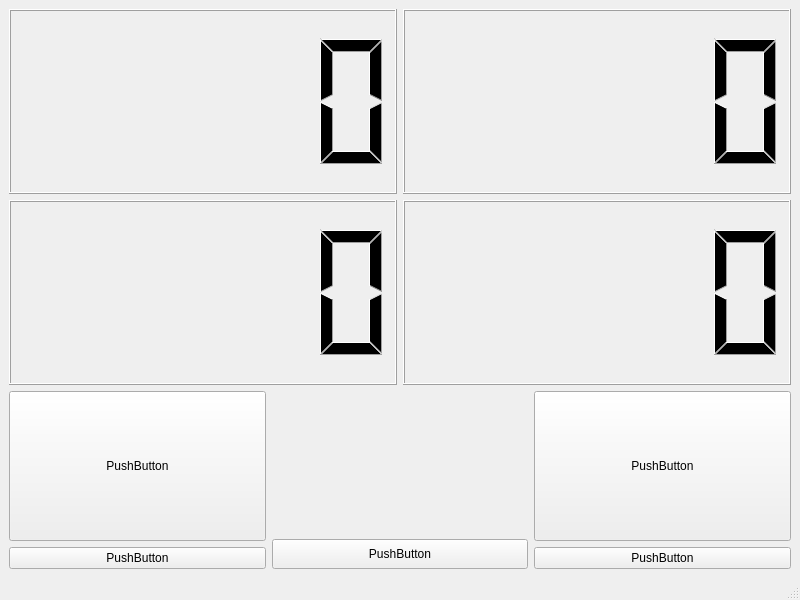
<?xml version="1.0" encoding="UTF-8"?>
<ui version="4.0">
 <class>MainWindow</class>
 <widget class="QMainWindow" name="MainWindow">
  <property name="geometry">
   <rect>
    <x>0</x>
    <y>0</y>
    <width>800</width>
    <height>600</height>
   </rect>
  </property>
  <property name="windowTitle">
   <string>MainWindow</string>
  </property>
  <widget class="QWidget" name="centralwidget">
   <layout class="QGridLayout" name="gridLayout">
    <item row="1" column="0">
     <widget class="QLCDNumber" name="lcdJuegosA"/>
    </item>
    <item row="0" column="1">
     <widget class="QLCDNumber" name="lcdPointsB"/>
    </item>
    <item row="1" column="1">
     <widget class="QLCDNumber" name="lcdJuegosB"/>
    </item>
    <item row="0" column="0">
     <widget class="QLCDNumber" name="lcdPointsA"/>
    </item>
    <item row="2" column="0" colspan="2">
     <layout class="QHBoxLayout" name="horizontalLayout">
      <item>
       <layout class="QVBoxLayout" name="verticalLayout">
        <item>
         <widget class="QPushButton" name="pbSumaA">
          <property name="maximumSize">
           <size>
            <width>16777215</width>
            <height>150</height>
           </size>
          </property>
          <property name="text">
           <string>PushButton</string>
          </property>
         </widget>
        </item>
        <item>
         <widget class="QPushButton" name="pbRestaA">
          <property name="text">
           <string>PushButton</string>
          </property>
         </widget>
        </item>
       </layout>
      </item>
      <item>
       <layout class="QVBoxLayout" name="verticalLayout_3">
        <item>
         <layout class="QHBoxLayout" name="horizontalLayout_2">
          <item>
           <widget class="QLabel" name="LabelSetsA">
            <property name="font">
             <font>
              <pointsize>14</pointsize>
              <weight>75</weight>
              <bold>true</bold>
             </font>
            </property>
            <property name="text">
             <string/>
            </property>
           </widget>
          </item>
          <item>
           <widget class="QLabel" name="LabelSetsB">
            <property name="font">
             <font>
              <pointsize>14</pointsize>
              <weight>75</weight>
              <bold>true</bold>
             </font>
            </property>
            <property name="text">
             <string/>
            </property>
           </widget>
          </item>
         </layout>
        </item>
        <item>
         <widget class="QPushButton" name="pushButton_3">
          <property name="maximumSize">
           <size>
            <width>16777215</width>
            <height>30</height>
           </size>
          </property>
          <property name="text">
           <string>PushButton</string>
          </property>
         </widget>
        </item>
       </layout>
      </item>
      <item>
       <layout class="QVBoxLayout" name="verticalLayout_2">
        <item>
         <widget class="QPushButton" name="pbSumaB">
          <property name="maximumSize">
           <size>
            <width>16777215</width>
            <height>150</height>
           </size>
          </property>
          <property name="text">
           <string>PushButton</string>
          </property>
         </widget>
        </item>
        <item>
         <widget class="QPushButton" name="pbRestaB">
          <property name="text">
           <string>PushButton</string>
          </property>
         </widget>
        </item>
       </layout>
      </item>
     </layout>
    </item>
   </layout>
  </widget>
  <widget class="QMenuBar" name="menubar">
   <property name="geometry">
    <rect>
     <x>0</x>
     <y>0</y>
     <width>800</width>
     <height>20</height>
    </rect>
   </property>
  </widget>
  <widget class="QStatusBar" name="statusbar"/>
 </widget>
 <resources/>
 <connections/>
</ui>
